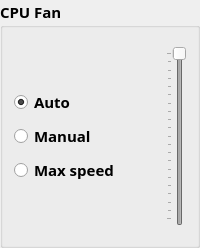
            <widget class="QGroupBox" name="cpu_box">
             <property name="sizePolicy">
              <sizepolicy hsizetype="Preferred" vsizetype="Preferred">
               <horstretch>0</horstretch>
               <verstretch>0</verstretch>
              </sizepolicy>
             </property>
             <property name="font">
              <font>
               <family>TT Squares</family>
               <pointsize>11</pointsize>
               <italic>false</italic>
               <bold>true</bold>
              </font>
             </property>
             <property name="cursor">
              <cursorShape>ArrowCursor</cursorShape>
             </property>
             <property name="title">
              <string>CPU Fan</string>
             </property>
             <layout class="QHBoxLayout" name="horizontalLayout_4">
              <property name="topMargin">
               <number>10</number>
              </property>
              <item>
               <layout class="QVBoxLayout" name="verticalLayout_4">
                <property name="topMargin">
                 <number>50</number>
                </property>
                <property name="bottomMargin">
                 <number>50</number>
                </property>
                <item>
                 <widget class="QRadioButton" name="cpu_auto">
                  <property name="enabled">
                   <bool>true</bool>
                  </property>
                  <property name="sizePolicy">
                   <sizepolicy hsizetype="Preferred" vsizetype="Preferred">
                    <horstretch>0</horstretch>
                    <verstretch>0</verstretch>
                   </sizepolicy>
                  </property>
                  <property name="font">
                   <font>
                    <family>TT Squares</family>
                    <pointsize>11</pointsize>
                    <fontweight>Light</fontweight>
                   </font>
                  </property>
                  <property name="cursor">
                   <cursorShape>ArrowCursor</cursorShape>
                  </property>
                  <property name="text">
                   <string>Auto</string>
                  </property>
                  <property name="checked">
                   <bool>true</bool>
                  </property>
                 </widget>
                </item>
                <item>
                 <widget class="QRadioButton" name="cpu_manual">
                  <property name="sizePolicy">
                   <sizepolicy hsizetype="Preferred" vsizetype="Preferred">
                    <horstretch>0</horstretch>
                    <verstretch>0</verstretch>
                   </sizepolicy>
                  </property>
                  <property name="font">
                   <font>
                    <family>TT Squares</family>
                    <pointsize>11</pointsize>
                    <fontweight>Light</fontweight>
                   </font>
                  </property>
                  <property name="cursor">
                   <cursorShape>ArrowCursor</cursorShape>
                  </property>
                  <property name="text">
                   <string>Manual</string>
                  </property>
                 </widget>
                </item>
                <item>
                 <widget class="QRadioButton" name="cpu_turbo">
                  <property name="sizePolicy">
                   <sizepolicy hsizetype="Preferred" vsizetype="Preferred">
                    <horstretch>0</horstretch>
                    <verstretch>0</verstretch>
                   </sizepolicy>
                  </property>
                  <property name="font">
                   <font>
                    <family>TT Squares</family>
                    <pointsize>11</pointsize>
                    <fontweight>Light</fontweight>
                   </font>
                  </property>
                  <property name="cursor">
                   <cursorShape>ArrowCursor</cursorShape>
                  </property>
                  <property name="text">
                   <string>Max speed</string>
                  </property>
                 </widget>
                </item>
               </layout>
              </item>
              <item>
               <widget class="QSlider" name="cpuManualSlider">
                <property name="enabled">
                 <bool>false</bool>
                </property>
                <property name="sizePolicy">
                 <sizepolicy hsizetype="Maximum" vsizetype="Maximum">
                  <horstretch>0</horstretch>
                  <verstretch>0</verstretch>
                 </sizepolicy>
                </property>
                <property name="maximumSize">
                 <size>
                  <width>16777215</width>
                  <height>180</height>
                 </size>
                </property>
                <property name="font">
                 <font>
                  <family>TT Squares</family>
                  <pointsize>11</pointsize>
                  <fontweight>Light</fontweight>
                 </font>
                </property>
                <property name="cursor">
                 <cursorShape>ArrowCursor</cursorShape>
                </property>
                <property name="maximum">
                 <number>20</number>
                </property>
                <property name="value">
                 <number>20</number>
                </property>
                <property name="tracking">
                 <bool>true</bool>
                </property>
                <property name="orientation">
                 <enum>Qt::Orientation::Vertical</enum>
                </property>
                <property name="tickPosition">
                 <enum>QSlider::TickPosition::TicksAbove</enum>
                </property>
                <property name="tickInterval">
                 <number>1</number>
                </property>
               </widget>
              </item>
             </layout>
            </widget>
